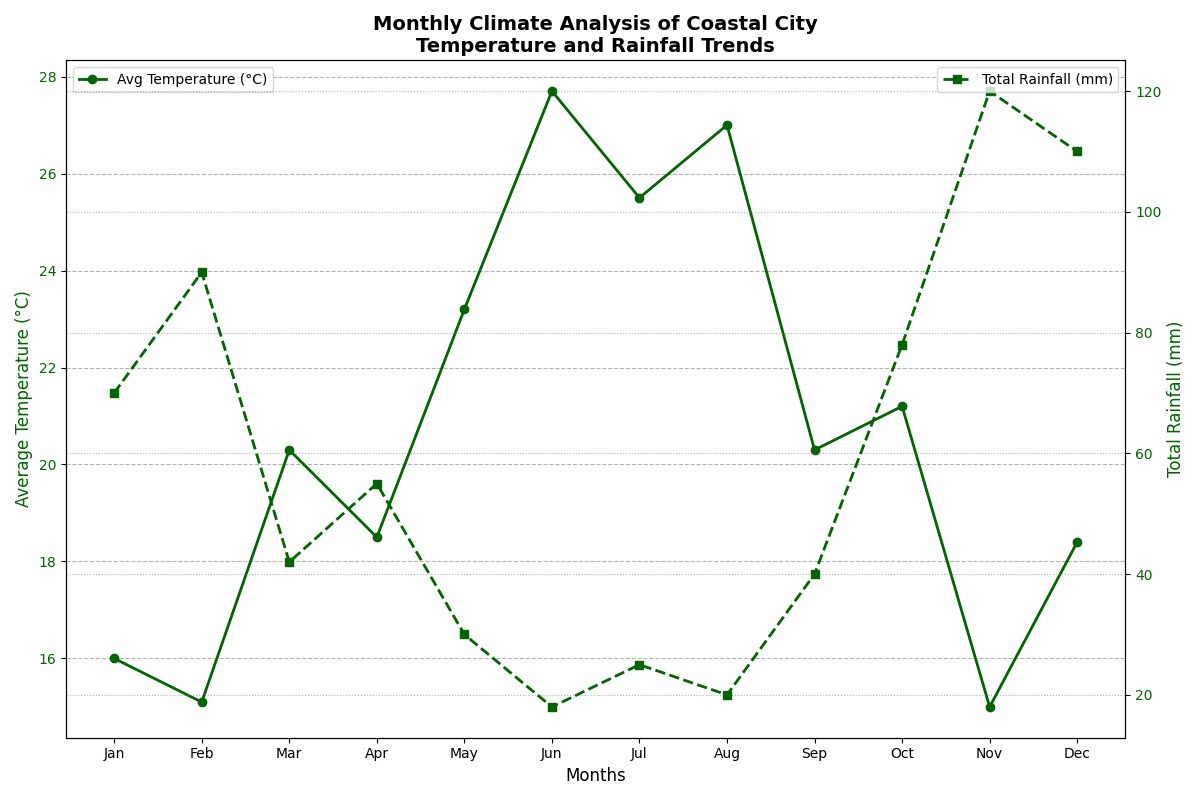

Write the Python code that produced this figure.
import matplotlib.pyplot as plt
import numpy as np

months = ["Jan", "Feb", "Mar", "Apr", "May", "Jun", "Jul", "Aug", "Sep", "Oct", "Nov", "Dec"]

# Randomly altered temperature data while maintaining the original structure
temperatures = [16.0, 15.1, 20.3, 18.5, 23.2, 27.7, 25.5, 27.0, 20.3, 21.2, 15.0, 18.4]

# Randomly altered rainfall data while maintaining the original structure
rainfall = [70, 90, 42, 55, 30, 18, 25, 20, 40, 78, 120, 110]

fig, ax1 = plt.subplots(figsize=(12, 8))

common_color = 'darkgreen'
ax1.plot(months, temperatures, color=common_color, marker='o', linestyle='-', linewidth=2, label='Avg Temperature (°C)')
ax1.set_xlabel('Months', fontsize=12)
ax1.set_ylabel('Average Temperature (°C)', fontsize=12, color=common_color)
ax1.tick_params(axis='y', labelcolor=common_color)
ax1.grid(axis='y', linestyle='--', color='grey', alpha=0.6)

ax2 = ax1.twinx()
ax2.plot(months, rainfall, color=common_color, marker='s', linestyle='--', linewidth=2, label='Total Rainfall (mm)')
ax2.set_ylabel('Total Rainfall (mm)', fontsize=12, color=common_color)
ax2.tick_params(axis='y', labelcolor=common_color)
ax2.grid(axis='y', linestyle=':', color='grey', alpha=0.6)

plt.title("Monthly Climate Analysis of Coastal City\nTemperature and Rainfall Trends", fontsize=14, fontweight='bold')
ax1.legend(loc='upper left')
ax2.legend(loc='upper right')

plt.tight_layout()
plt.show()
